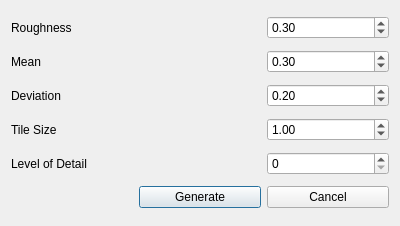
<?xml version="1.0" encoding="UTF-8"?>
<ui version="4.0">
 <class>GenerateTerrain</class>
 <widget class="QDialog" name="GenerateTerrain">
  <property name="geometry">
   <rect>
    <x>0</x>
    <y>0</y>
    <width>400</width>
    <height>226</height>
   </rect>
  </property>
  <property name="windowTitle">
   <string>Generate Terrain</string>
  </property>
  <layout class="QGridLayout" name="gridLayout">
   <item row="1" column="0" colspan="2">
    <widget class="QLabel" name="label_2">
     <property name="text">
      <string>Mean</string>
     </property>
    </widget>
   </item>
   <item row="0" column="0" colspan="2">
    <widget class="QLabel" name="label">
     <property name="text">
      <string>Roughness</string>
     </property>
    </widget>
   </item>
   <item row="4" column="0" colspan="2">
    <widget class="QLabel" name="label_3">
     <property name="text">
      <string>Level of Detail</string>
     </property>
    </widget>
   </item>
   <item row="3" column="0">
    <widget class="QLabel" name="label_4">
     <property name="text">
      <string>Tile Size</string>
     </property>
    </widget>
   </item>
   <item row="5" column="1">
    <widget class="QPushButton" name="pushButtonGenerate">
     <property name="text">
      <string>Generate</string>
     </property>
    </widget>
   </item>
   <item row="5" column="2">
    <widget class="QPushButton" name="pushButtonCancel">
     <property name="text">
      <string>Cancel</string>
     </property>
    </widget>
   </item>
   <item row="2" column="0">
    <widget class="QLabel" name="label_5">
     <property name="text">
      <string>Deviation</string>
     </property>
    </widget>
   </item>
   <item row="0" column="2">
    <widget class="QDoubleSpinBox" name="doubleSpinBoxRoughness">
     <property name="sizePolicy">
      <sizepolicy hsizetype="Preferred" vsizetype="Fixed">
       <horstretch>0</horstretch>
       <verstretch>0</verstretch>
      </sizepolicy>
     </property>
     <property name="singleStep">
      <double>0.050000000000000</double>
     </property>
     <property name="value">
      <double>0.300000000000000</double>
     </property>
    </widget>
   </item>
   <item row="1" column="2">
    <widget class="QDoubleSpinBox" name="doubleSpinBoxMean">
     <property name="sizePolicy">
      <sizepolicy hsizetype="Preferred" vsizetype="Fixed">
       <horstretch>0</horstretch>
       <verstretch>0</verstretch>
      </sizepolicy>
     </property>
     <property name="singleStep">
      <double>0.050000000000000</double>
     </property>
     <property name="value">
      <double>0.300000000000000</double>
     </property>
    </widget>
   </item>
   <item row="2" column="2">
    <widget class="QDoubleSpinBox" name="doubleSpinBoxDeviation">
     <property name="sizePolicy">
      <sizepolicy hsizetype="Preferred" vsizetype="Fixed">
       <horstretch>0</horstretch>
       <verstretch>0</verstretch>
      </sizepolicy>
     </property>
     <property name="singleStep">
      <double>0.050000000000000</double>
     </property>
     <property name="value">
      <double>0.200000000000000</double>
     </property>
    </widget>
   </item>
   <item row="3" column="2">
    <widget class="QDoubleSpinBox" name="doubleSpinBoxTileSize">
     <property name="sizePolicy">
      <sizepolicy hsizetype="Preferred" vsizetype="Fixed">
       <horstretch>0</horstretch>
       <verstretch>0</verstretch>
      </sizepolicy>
     </property>
     <property name="singleStep">
      <double>0.100000000000000</double>
     </property>
     <property name="value">
      <double>1.000000000000000</double>
     </property>
    </widget>
   </item>
   <item row="4" column="2">
    <widget class="QSpinBox" name="spinBoxLod">
     <property name="sizePolicy">
      <sizepolicy hsizetype="Preferred" vsizetype="Fixed">
       <horstretch>0</horstretch>
       <verstretch>0</verstretch>
      </sizepolicy>
     </property>
    </widget>
   </item>
  </layout>
 </widget>
 <resources/>
 <connections/>
</ui>
